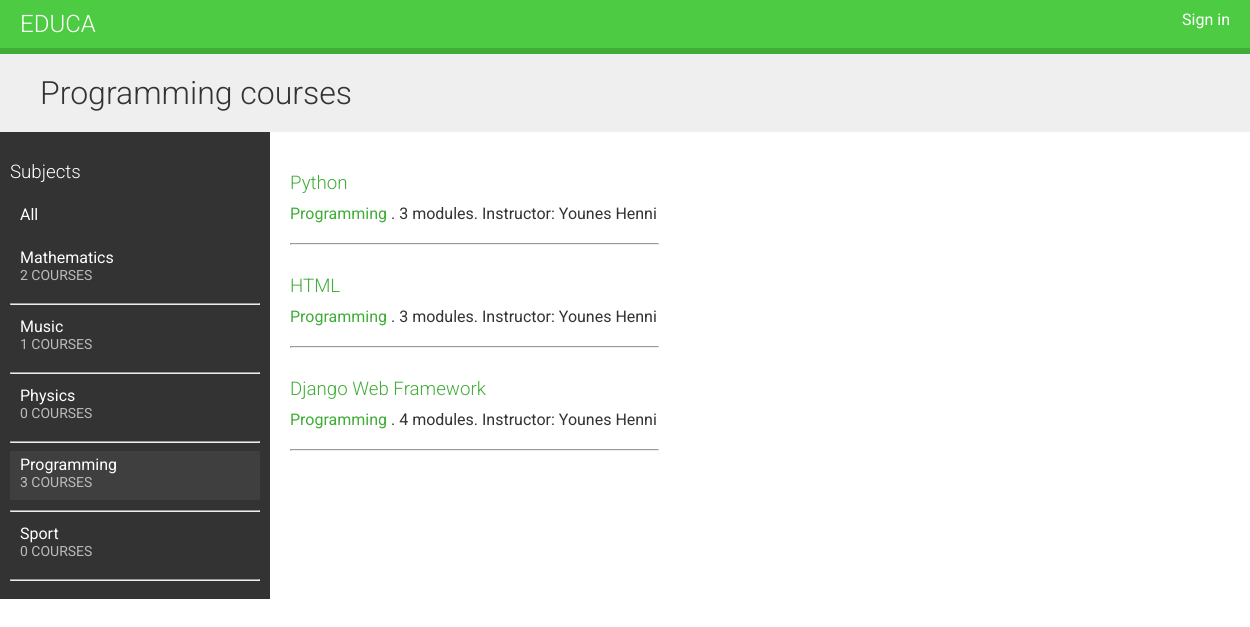
The app's page /course/subject/programming/ with its own data.
### courses/models.py (models this page shows, shortened)
class Subject(models.Model):
    title   = models.CharField(max_length=200)
    slug    = models.SlugField(max_length=200, unique=True)
    def __str__(self):
        return str(self.title)
    class Meta:
        ordering = ('title', )

class Course(models.Model):
    users       = models.ManyToManyField(User, related_name='courses_joined', blank=True)
    owner       = models.ForeignKey(User,
                            related_name='courses_created')
    subject     = models.ForeignKey(Subject,
                            related_name='courses')
    title       = models.CharField(max_length=200)
    slug        = models.SlugField(max_length=200, unique=True)
    overview    = models.TextField()
    created     = models.DateTimeField(auto_now_add=True)
    class Meta:
        ordering = ('-created', )

### courses/views.py (the view)
# urls.py: url(r'^subject/(?P<subject>[\w-]+)/$', views.CourseListView.as_view(), name='course-list-subject'),
class CourseListView(TemplateResponseMixin, View):
    model = Course
    template_name = 'courses/course/list.html'
    def get(self, request, subject=None):
        subjects = Subject.objects.annotate(total_courses=Count('courses'))
        courses = Course.objects.annotate(total_modules=Count('modules'))
        if subject:
            subject = get_object_or_404(Subject, slug=subject)
            courses = courses.filter(subject=subject)
        context = {'subjects': subjects,
                    'subject': subject,
                    'courses': courses}
        return self.render_to_response(context)

### courses/templates/courses/course/list.html (shortened to what this page needs)
{% extends "base.html" %}
{% block content %}
<h1>
  {% if subject %}
    {{ subject.title }} courses
  {% else %}
    All courses
  {% endif %}
</h1>
<div class="contents">
  <h3> Subjects </h3>
  <ul id="modules">
    <li {% if not subject %} class="selected"{% endif %}>
      <a href="{% url "course-list" %}"> All </a>
    </li>
    {% for s in subjects %}
      <li {% if subject == s %} class="selected"{% endif %}>
        <a href="{% url "course-list-subject" s.slug %}">
          {{ s.title }} <br>
          <span>{{ s.total_courses }} courses </span>
        </a>
      </li><hr>
    {% endfor %}
  </ul>
</div>
<div class="module" >
  {% for course in courses %}
    {% with subject=course.subject %}
      <h3>
        <a href="{% url "course-detail" course.slug %}">{{ course.title }} </a>
      </h3>
      <p>
        <a href="{% url "course-list-subject" subject.slug %}">{{ subject }} </a>.
        {{ course.total_modules }} modules. Instructor: {{ course.owner.get_full_name }}
      </p><hr>
    {% endwith %}
  {% endfor %}
</div>
{% endblock %}

### courses/static/css/base.css (style rules this page uses)
body { margin:0; font-family:'Roboto', sans-serif; font-weight:400; color:#333; }
a { color:#3fad37; text-decoration:none; }
h1, h2, h3, h4, h5, h6 { font-family:'Roboto', sans-serif; font-weight:300; }
h1 { background:#efefef; width:100%; overflow:auto; padding:20px 0 20px 40px; margin:0; }
.module { overflow:auto; }
.module h3 { margin:30px 0 0; padding:0; width:100%; }
.module p { margin:10px 0 20px; width:100%; float:left; }
.contents { width:20%; padding:10px; float:left; background:#333; color: #fff; font-family:'Roboto', sans-serif; }
.contents ul { list-style:none; margin:0; padding:0; }
.contents ul li { margin:0 0 10px 0; padding:4px 10px 10px; overflow:auto; }
.contents ul li.selected { background:#3f3f3f; }
.contents ul span { text-transform:uppercase; color:#bbb; font-size:14px; }
.contents ul a { display:block; color:#fff; text-decoration:none; }
.module { padding:10px 20px; float:left; }

### records on screen
Subject: title "Programming", total_courses "3"
Subject: title "Mathematics", total_courses "2"
Subject: title "Music", total_courses "1"
Subject: title "Physics", total_courses "0"
Subject: title "Sport", total_courses "0"
Course: title "Python", subject "Programming", total_modules "3", owner.get_full_name "Younes Henni"
Course: title "HTML", subject "Programming", total_modules "3", owner.get_full_name "Younes Henni"
Course: title "Django Web Framework", subject "Programming", total_modules "4", owner.get_full_name "Younes Henni"
